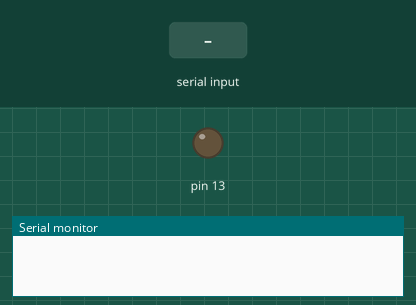
The sketch below on a simulated Arduino Uno, built with avr-gcc and run on an emulated ATmega328P. Shown: output pins drawn as LEDs (lit = HIGH), the last lines printed to the serial monitor. Inputs (shaded band) come from the test bench.

Above: at 1.2 s.
1.3 s: "09008110D941" received over the second serial link
At 3.5 s:
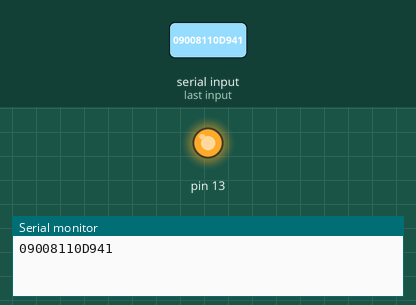
3.8 s: "1" received over the second serial link
Timing chart, 0 to 6.8 s (numbered marks = the images above; inputs shaded):
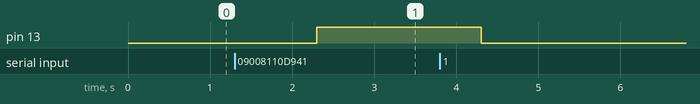

Measured:
- after the input at 1.3 s, pin 13: LOW → HIGH after 1.0 s

The sketch:

RFID.ino
```cpp
#include <SoftwareSerial.h>

SoftwareSerial RFID(10, 11); // RX

void setup() {
  Serial.begin(9600);
  RFID.begin(9600);
  pinMode(13, OUTPUT);
}

void loop() { // run over and over
  if (RFID.available()) {
    String Key = RFID.readString();
    Serial.println(Key);
    if (Key == "09008110D941") {
      digitalWrite(13, HIGH);
      delay(2000);
      digitalWrite(13, LOW);
    }
    else {
      digitalWrite(13, LOW);
    }
  }
}
```
